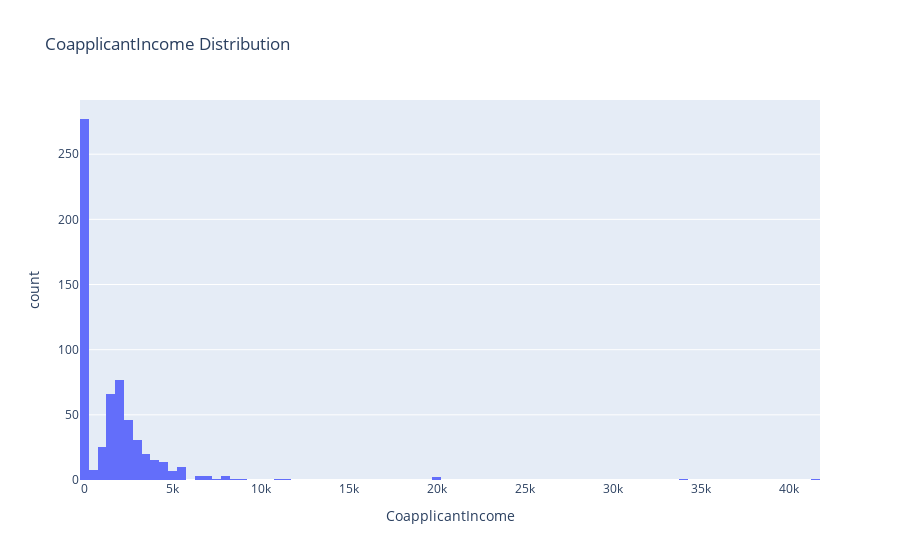

The code cell stored with this chart in its notebook:
### Markdown cell above
### Distribution of `Coapplicant Income`

### Code cell
fig_CoapplicantIncome_status = px.histogram(data_frame = data,
                               x = 'CoapplicantIncome',
                               title = 'CoapplicantIncome Distribution')
fig_CoapplicantIncome_status.show()

### Figure 1 — Plotly figure (JSON) as saved in the notebook; plotly's stock layout.template omitted (floating-point values rounded to 4 significant figures; data arrays with more than 128 entries replaced by an {"elided": "..."} marker saying what was removed)
{"data": [{"alignmentgroup": "True", "bingroup": "x", "hovertemplate": "CoapplicantIncome=%{x}<br>count=%{y}<extra></extra>", "legendgroup": "", "marker": {"color": "#636efa", "pattern": {"shape": ""}}, "name": "", "offsetgroup": "", "orientation": "v", "showlegend": false, "type": "histogram", "x": {"elided": "614 float values"}, "xaxis": "x", "yaxis": "y"}], "layout": {"barmode": "relative", "legend": {"tracegroupgap": 0}, "title": {"text": "CoapplicantIncome Distribution"}, "xaxis": {"anchor": "y", "domain": [0, 1], "title": {"text": "CoapplicantIncome"}}, "yaxis": {"anchor": "x", "domain": [0, 1], "title": {"text": "count"}}}}
